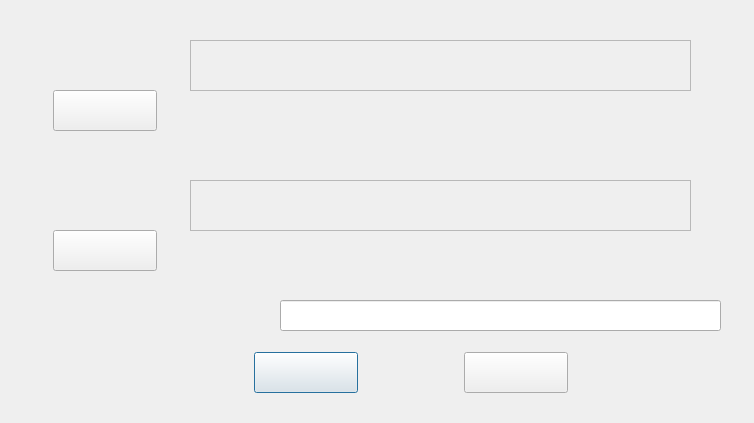
<?xml version="1.0" encoding="UTF-8"?>
<ui version="4.0">
 <class>topicdialog</class>
 <widget class="QDialog" name="topicdialog">
  <property name="geometry">
   <rect>
    <x>0</x>
    <y>0</y>
    <width>754</width>
    <height>423</height>
   </rect>
  </property>
  <property name="windowTitle">
   <string>Dialog</string>
  </property>
  <property name="styleSheet">
   <string notr="true">border-image: url(:/new/prefix1/topic_back.jpg);</string>
  </property>
  <widget class="QPlainTextEdit" name="words_text">
   <property name="geometry">
    <rect>
     <x>190</x>
     <y>40</y>
     <width>501</width>
     <height>51</height>
    </rect>
   </property>
   <property name="palette">
    <palette>
     <active>
      <colorrole role="WindowText">
       <brush brushstyle="SolidPattern">
        <color alpha="255">
         <red>255</red>
         <green>255</green>
         <blue>0</blue>
        </color>
       </brush>
      </colorrole>
      <colorrole role="Text">
       <brush brushstyle="SolidPattern">
        <color alpha="255">
         <red>255</red>
         <green>255</green>
         <blue>0</blue>
        </color>
       </brush>
      </colorrole>
      <colorrole role="Base">
       <brush brushstyle="NoBrush">
        <color alpha="255">
         <red>0</red>
         <green>0</green>
         <blue>0</blue>
        </color>
       </brush>
      </colorrole>
     </active>
     <inactive>
      <colorrole role="WindowText">
       <brush brushstyle="SolidPattern">
        <color alpha="255">
         <red>255</red>
         <green>255</green>
         <blue>0</blue>
        </color>
       </brush>
      </colorrole>
      <colorrole role="Text">
       <brush brushstyle="SolidPattern">
        <color alpha="255">
         <red>255</red>
         <green>255</green>
         <blue>0</blue>
        </color>
       </brush>
      </colorrole>
      <colorrole role="Base">
       <brush brushstyle="NoBrush">
        <color alpha="255">
         <red>0</red>
         <green>0</green>
         <blue>0</blue>
        </color>
       </brush>
      </colorrole>
     </inactive>
     <disabled>
      <colorrole role="WindowText">
       <brush brushstyle="SolidPattern">
        <color alpha="255">
         <red>120</red>
         <green>120</green>
         <blue>120</blue>
        </color>
       </brush>
      </colorrole>
      <colorrole role="Text">
       <brush brushstyle="SolidPattern">
        <color alpha="255">
         <red>120</red>
         <green>120</green>
         <blue>120</blue>
        </color>
       </brush>
      </colorrole>
      <colorrole role="Base">
       <brush brushstyle="NoBrush">
        <color alpha="255">
         <red>0</red>
         <green>0</green>
         <blue>0</blue>
        </color>
       </brush>
      </colorrole>
     </disabled>
    </palette>
   </property>
   <property name="font">
    <font>
     <family>Myriad Pro Light</family>
     <pointsize>11</pointsize>
     <weight>75</weight>
     <bold>true</bold>
    </font>
   </property>
   <property name="styleSheet">
    <string notr="true">border-image: url(:/new/prefix1/topic_big.jpg);</string>
   </property>
  </widget>
  <widget class="QTextEdit" name="number_text">
   <property name="geometry">
    <rect>
     <x>190</x>
     <y>180</y>
     <width>501</width>
     <height>51</height>
    </rect>
   </property>
   <property name="palette">
    <palette>
     <active>
      <colorrole role="WindowText">
       <brush brushstyle="SolidPattern">
        <color alpha="255">
         <red>255</red>
         <green>255</green>
         <blue>0</blue>
        </color>
       </brush>
      </colorrole>
      <colorrole role="Text">
       <brush brushstyle="SolidPattern">
        <color alpha="255">
         <red>255</red>
         <green>255</green>
         <blue>0</blue>
        </color>
       </brush>
      </colorrole>
      <colorrole role="Base">
       <brush brushstyle="NoBrush">
        <color alpha="255">
         <red>0</red>
         <green>0</green>
         <blue>0</blue>
        </color>
       </brush>
      </colorrole>
     </active>
     <inactive>
      <colorrole role="WindowText">
       <brush brushstyle="SolidPattern">
        <color alpha="255">
         <red>255</red>
         <green>255</green>
         <blue>0</blue>
        </color>
       </brush>
      </colorrole>
      <colorrole role="Text">
       <brush brushstyle="SolidPattern">
        <color alpha="255">
         <red>255</red>
         <green>255</green>
         <blue>0</blue>
        </color>
       </brush>
      </colorrole>
      <colorrole role="Base">
       <brush brushstyle="NoBrush">
        <color alpha="255">
         <red>0</red>
         <green>0</green>
         <blue>0</blue>
        </color>
       </brush>
      </colorrole>
     </inactive>
     <disabled>
      <colorrole role="WindowText">
       <brush brushstyle="SolidPattern">
        <color alpha="255">
         <red>120</red>
         <green>120</green>
         <blue>120</blue>
        </color>
       </brush>
      </colorrole>
      <colorrole role="Text">
       <brush brushstyle="SolidPattern">
        <color alpha="255">
         <red>120</red>
         <green>120</green>
         <blue>120</blue>
        </color>
       </brush>
      </colorrole>
      <colorrole role="Base">
       <brush brushstyle="NoBrush">
        <color alpha="255">
         <red>0</red>
         <green>0</green>
         <blue>0</blue>
        </color>
       </brush>
      </colorrole>
     </disabled>
    </palette>
   </property>
   <property name="font">
    <font>
     <family>Myriad Pro Light</family>
     <pointsize>11</pointsize>
     <weight>75</weight>
     <bold>true</bold>
    </font>
   </property>
   <property name="styleSheet">
    <string notr="true">border-image: url(:/new/prefix1/topic_big.jpg);</string>
   </property>
  </widget>
  <widget class="QLineEdit" name="select_number">
   <property name="geometry">
    <rect>
     <x>280</x>
     <y>300</y>
     <width>441</width>
     <height>31</height>
    </rect>
   </property>
   <property name="palette">
    <palette>
     <active>
      <colorrole role="WindowText">
       <brush brushstyle="SolidPattern">
        <color alpha="255">
         <red>255</red>
         <green>255</green>
         <blue>0</blue>
        </color>
       </brush>
      </colorrole>
      <colorrole role="Text">
       <brush brushstyle="SolidPattern">
        <color alpha="255">
         <red>255</red>
         <green>255</green>
         <blue>0</blue>
        </color>
       </brush>
      </colorrole>
     </active>
     <inactive>
      <colorrole role="WindowText">
       <brush brushstyle="SolidPattern">
        <color alpha="255">
         <red>255</red>
         <green>255</green>
         <blue>0</blue>
        </color>
       </brush>
      </colorrole>
      <colorrole role="Text">
       <brush brushstyle="SolidPattern">
        <color alpha="255">
         <red>255</red>
         <green>255</green>
         <blue>0</blue>
        </color>
       </brush>
      </colorrole>
     </inactive>
     <disabled>
      <colorrole role="WindowText">
       <brush brushstyle="SolidPattern">
        <color alpha="255">
         <red>120</red>
         <green>120</green>
         <blue>120</blue>
        </color>
       </brush>
      </colorrole>
      <colorrole role="Text">
       <brush brushstyle="SolidPattern">
        <color alpha="255">
         <red>120</red>
         <green>120</green>
         <blue>120</blue>
        </color>
       </brush>
      </colorrole>
     </disabled>
    </palette>
   </property>
   <property name="font">
    <font>
     <family>Myriad Pro Light</family>
     <pointsize>11</pointsize>
     <weight>75</weight>
     <bold>true</bold>
    </font>
   </property>
   <property name="styleSheet">
    <string notr="true">border-image: url(:/new/prefix1/topic_small.jpg);</string>
   </property>
   <property name="text">
    <string/>
   </property>
  </widget>
  <widget class="QPushButton" name="ok_b">
   <property name="geometry">
    <rect>
     <x>254</x>
     <y>352</y>
     <width>104</width>
     <height>41</height>
    </rect>
   </property>
   <property name="font">
    <font>
     <family>Myriad Pro Light</family>
     <pointsize>11</pointsize>
     <weight>75</weight>
     <bold>true</bold>
    </font>
   </property>
   <property name="styleSheet">
    <string notr="true">border-image: url(:/new/prefix1/ok.jpg);</string>
   </property>
   <property name="text">
    <string/>
   </property>
  </widget>
  <widget class="QPushButton" name="exit_b">
   <property name="geometry">
    <rect>
     <x>464</x>
     <y>352</y>
     <width>104</width>
     <height>41</height>
    </rect>
   </property>
   <property name="font">
    <font>
     <family>Myriad Pro Light</family>
     <pointsize>11</pointsize>
     <weight>75</weight>
     <bold>true</bold>
    </font>
   </property>
   <property name="styleSheet">
    <string notr="true">border-image: url(:/new/prefix1/topic_exit.jpg);</string>
   </property>
   <property name="text">
    <string/>
   </property>
  </widget>
  <widget class="QPushButton" name="save_number">
   <property name="geometry">
    <rect>
     <x>53</x>
     <y>230</y>
     <width>104</width>
     <height>41</height>
    </rect>
   </property>
   <property name="font">
    <font>
     <family>Myriad Pro Light</family>
     <pointsize>11</pointsize>
     <weight>75</weight>
     <bold>true</bold>
    </font>
   </property>
   <property name="styleSheet">
    <string notr="true">border-image: url(:/new/prefix1/paper_save.jpg);</string>
   </property>
   <property name="text">
    <string/>
   </property>
  </widget>
  <widget class="QPushButton" name="save_words">
   <property name="geometry">
    <rect>
     <x>53</x>
     <y>90</y>
     <width>104</width>
     <height>41</height>
    </rect>
   </property>
   <property name="font">
    <font>
     <family>Myriad Pro Light</family>
     <pointsize>11</pointsize>
     <weight>75</weight>
     <bold>true</bold>
    </font>
   </property>
   <property name="styleSheet">
    <string notr="true">border-image: url(:/new/prefix1/paper_save.jpg);</string>
   </property>
   <property name="text">
    <string/>
   </property>
  </widget>
 </widget>
 <resources/>
 <connections/>
</ui>
